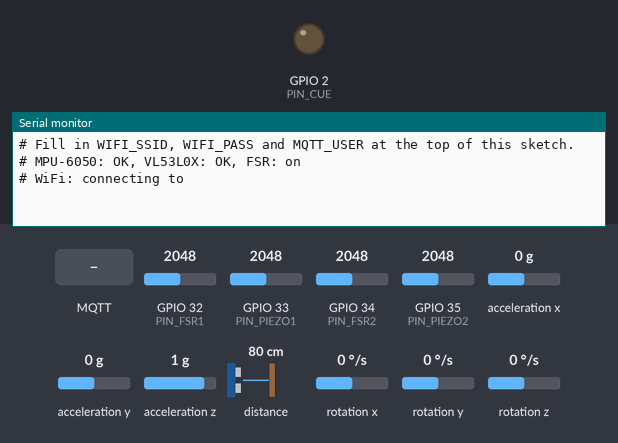
Bench run of a sketch on a simulated ESP32. Parts: output pins drawn as LEDs (lit = HIGH), the last lines printed to the serial monitor. Wiring (inferred from the names in the program): MPU-6050 motion sensor at I2C address 0x68. Inputs (shaded band) come from the test bench; at power-on: GPIO 32 (PIN_FSR1) = 2048, GPIO 33 (PIN_PIEZO1) = 2048, GPIO 34 (PIN_FSR2) = 2048, GPIO 35 (PIN_PIEZO2) = 2048, acceleration x 0 g, acceleration y 0 g, acceleration z 1 g, distance to the obstacle 80 cm, rotation x 0 °/s, rotation y 0 °/s, rotation z 0 °/s. WiFi joins after 1.5 s; servers stay silent unless stated; no MQTT or app messages arrive unless stated.

Above: at 1.6 s.
1.7 s: MQTT message "0" arrives on the first subscribed topic
At 3.0 s:
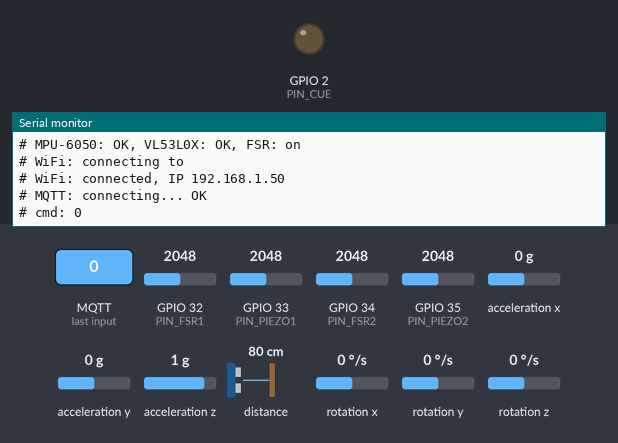
3.5 s: MQTT message "on" arrives on the first subscribed topic
At 4.6 s:
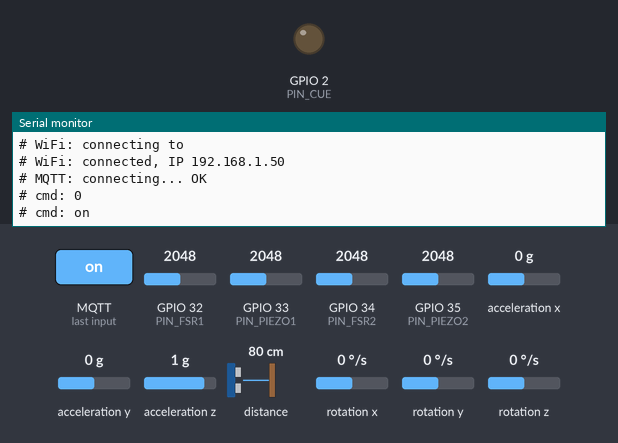
5.0 s: MQTT message "off" arrives on the first subscribed topic
At 5.8 s:
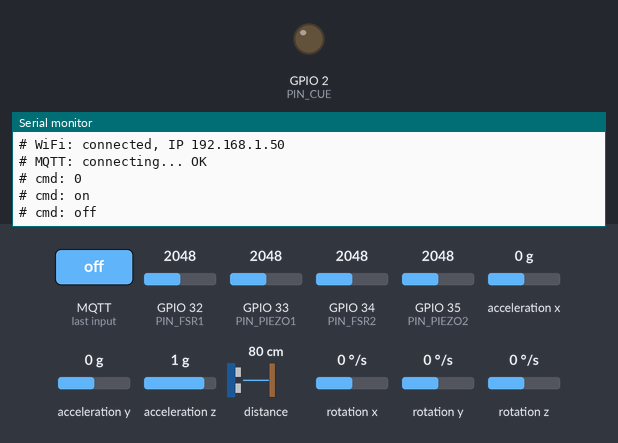

Measured:
- after the input at 1.7 s, the serial monitor: prints a new line after 0.35 s (image 1)
- after the input at 3.5 s, the serial monitor: prints a new line at once (image 2)
- after the input at 5.0 s, the serial monitor: prints a new line at once (image 3)

The sketch:

insole_node.ino
```cpp
// Smart insole, sensor board: reads every sensor 100 times a second and sends the readings to the cloud.
// Needs the libraries "Adafruit_VL53L0X" and "PubSubClient". Serial Monitor at 115200.

#include <WiFi.h>
#include <WiFiClientSecure.h>
#include <PubSubClient.h>
#include <Wire.h>
#include <Adafruit_VL53L0X.h>

// ---- Fill these in ----
#define WIFI_SSID     ""            // phone hotspot name (must be 2.4 GHz)
#define WIFI_PASS     ""            // phone hotspot password
#define MQTT_USER     ""            // flespi token
#define MQTT_PASS     ""            // leave empty

#define MQTT_HOST     "mqtt.flespi.io"
#define MQTT_PORT     8883          // secure port
#define MQTT_USE_TLS  1             // 1 = secure connection
#define DEVICE_ID     "insole-01"   // same name in both sketches

// ---- Pins ----
const int PIN_SDA    = 25;   // motion and distance sensors, data wire
const int PIN_SCL    = 26;   // motion and distance sensors, clock wire
const int PIN_PIEZO1 = 33;   // heel tap sensor
const int PIN_PIEZO2 = 35;   // forefoot tap sensor
const int PIN_FSR1   = 32;   // forefoot pressure sensor
const int PIN_FSR2   = 34;   // heel pressure sensor
const int PIN_CUE    = 2;    // onboard LED, blinks on a cue
const bool USE_FSR   = true; // false = skip the pressure sensors

const uint8_t  MPU_ADDR         = 0x68;
const uint32_t SAMPLE_PERIOD_US = 10000;  // 100 readings a second
const int      BATCH            = 10;     // readings per message

String topicData, topicStatus, topicCmd;

#if MQTT_USE_TLS
WiFiClientSecure net;
#else
WiFiClient net;
#endif
PubSubClient mqtt(net);
Adafruit_VL53L0X tof;
bool mpuOk = false, tofOk = false, streaming = true;
uint16_t lastTof = 0, piezo1Peak = 0, piezo2Peak = 0;
uint32_t seq = 0;

struct Sample { uint32_t t; float ax, ay, az, gx, gy, gz; uint16_t tof, p1, p2; int16_t f1, f2; };
QueueHandle_t sampleQueue;

volatile int cueRemaining = 0;
volatile uint32_t cueMs = 150;
uint32_t cueNext = 0;
bool cueOn = false, ledHold = false;

// ---------------- Sensors ----------------
void mpuWrite(uint8_t reg, uint8_t val) {
  Wire.beginTransmission(MPU_ADDR); Wire.write(reg); Wire.write(val); Wire.endTransmission();
}

bool mpuInit() {
  Wire.beginTransmission(MPU_ADDR);
  if (Wire.endTransmission() != 0) return false;
  mpuWrite(0x6B, 0x00);  // wake up
  mpuWrite(0x1A, 0x03);  // smooth out noise
  mpuWrite(0x1B, 0x10);  // rotation range: 1000 degrees a second
  mpuWrite(0x1C, 0x10);  // acceleration range: 8 g
  return true;
}

bool mpuRead(Sample &s) {
  Wire.beginTransmission(MPU_ADDR); Wire.write(0x3B);
  if (Wire.endTransmission(false) != 0) return false;
  if (Wire.requestFrom(MPU_ADDR, (uint8_t)14) != 14) return false;
  int16_t r[7];
  for (int i = 0; i < 7; i++) r[i] = (Wire.read() << 8) | Wire.read();
  s.ax = r[0] / 4096.0f; s.ay = r[1] / 4096.0f; s.az = r[2] / 4096.0f;
  s.gx = r[4] / 32.8f;   s.gy = r[5] / 32.8f;   s.gz = r[6] / 32.8f;
  return true;
}

void samplingTask(void *) {
  uint32_t nextTick = micros();
  for (;;) {
    uint16_t p1 = analogRead(PIN_PIEZO1), p2 = analogRead(PIN_PIEZO2);
    if (p1 > piezo1Peak) piezo1Peak = p1;
    if (p2 > piezo2Peak) piezo2Peak = p2;
    if (tofOk && tof.isRangeComplete())
      lastTof = tof.readRangeResult();  // take the newest distance without waiting

    // pause 1 ms so WiFi gets time to run
    if ((int32_t)(micros() - nextTick) < 0) { vTaskDelay(1); continue; }
    nextTick += SAMPLE_PERIOD_US;
    if ((int32_t)(micros() - nextTick) > (int32_t)(5 * SAMPLE_PERIOD_US)) nextTick = micros();

    Sample s = {};
    s.t = millis();
    if (mpuOk) mpuRead(s);
    s.tof = lastTof;
    s.p1 = piezo1Peak; s.p2 = piezo2Peak;
    s.f1 = USE_FSR ? (int)analogRead(PIN_FSR1) : -1;
    s.f2 = USE_FSR ? (int)analogRead(PIN_FSR2) : -1;
    piezo1Peak = piezo2Peak = 0;
    xQueueSend(sampleQueue, &s, 0);
  }
}

// ---------------- Commands ----------------
void startCue(int n, uint32_t ms) { cueMs = ms; cueRemaining = n * 2; cueNext = 0; }

void onMessage(char *topic, byte *payload, unsigned int len) {
  String msg; msg.reserve(len);
  for (unsigned int i = 0; i < len; i++) msg += (char)payload[i];
  Serial.printf("# cmd: %s\n", msg.c_str());

  auto intField = [&](const char *key, int def) {
    int k = msg.indexOf(String("\"") + key + "\"");
    if (k < 0) return def;
    int c = msg.indexOf(':', k);
    return c < 0 ? def : (int)msg.substring(c + 1).toInt();
  };
  bool on = msg.indexOf("\"on\":true") >= 0 || msg.indexOf("\"on\": true") >= 0;

  if (msg.indexOf("\"cue\"") >= 0)         startCue(constrain(intField("n", 3), 1, 20), constrain(intField("ms", 150), 20, 2000));
  else if (msg.indexOf("\"led\"") >= 0)    { ledHold = on; digitalWrite(PIN_CUE, on); }
  else if (msg.indexOf("\"stream\"") >= 0) streaming = on;
  else if (msg.indexOf("\"ping\"") >= 0)   mqtt.publish(topicStatus.c_str(), "online", true);
}

void updateCue() {
  if (cueRemaining <= 0) return;
  uint32_t now = millis();
  if (now < cueNext) return;
  cueOn = !cueOn;
  digitalWrite(PIN_CUE, cueOn || ledHold);
  cueRemaining--;
  cueNext = now + cueMs;
  if (cueRemaining == 0) { cueOn = false; digitalWrite(PIN_CUE, ledHold); }
}

// ---------------- Connectivity ----------------
void connectWiFi() {
  // try WiFi without freezing the board; retry every 15 s
  static uint32_t lastBegin = 0;
  static bool trying = false;
  wl_status_t st = WiFi.status();
  if (st == WL_CONNECTED) {
    if (trying) { Serial.printf("# WiFi: connected, IP %s\n", WiFi.localIP().toString().c_str()); trying = false; }
    return;
  }
  if (trying && millis() - lastBegin < 15000) return;
  if (trying) {
    const char *why = st == WL_NO_SSID_AVAIL ? "network not found (5 GHz only? name typo?)"
                    : st == WL_CONNECT_FAILED ? "rejected (wrong password or WPA3-only?)"
                    : "no answer";
    Serial.printf("# WiFi: failed, status %d: %s. Retrying\n", st, why);
  }
  Serial.printf("# WiFi: connecting to %s\n", WIFI_SSID);
  WiFi.disconnect(true);
  delay(100);
  WiFi.mode(WIFI_STA);
  WiFi.begin(WIFI_SSID, WIFI_PASS);
  lastBegin = millis();
  trying = true;
}

void connectMqtt() {
  if (mqtt.connected() || WiFi.status() != WL_CONNECTED) return;
  static uint32_t lastTry = 0;
  if (millis() - lastTry < 2000) return;
  lastTry = millis();
  Serial.print("# MQTT: connecting... ");
  String clientId = String(DEVICE_ID) + "-" + String((uint32_t)ESP.getEfuseMac(), HEX);
  const char *pass = strlen(MQTT_PASS) ? MQTT_PASS : nullptr;  // empty password is sent as none
  if (mqtt.connect(clientId.c_str(), MQTT_USER, pass, topicStatus.c_str(), 1, true, "offline")) {
    Serial.println("OK");
    mqtt.publish(topicStatus.c_str(), "online", true);
    mqtt.subscribe(topicCmd.c_str(), 1);
  } else {
    Serial.printf("failed, state=%d\n", mqtt.state());
  }
}

void setup() {
  Serial.begin(115200);
  delay(300);
  if (!strlen(WIFI_SSID) || !strlen(MQTT_USER))
    Serial.println("# Fill in WIFI_SSID, WIFI_PASS and MQTT_USER at the top of this sketch.");
  pinMode(PIN_CUE, OUTPUT);
  digitalWrite(PIN_CUE, LOW);
  analogSetAttenuation(ADC_11db);

  Wire.begin(PIN_SDA, PIN_SCL);
  Wire.setClock(400000);
  for (int i = 0; i < 5 && !mpuOk; i++) { mpuOk = mpuInit(); if (!mpuOk) delay(200); }
  for (int i = 0; i < 5 && !tofOk; i++) {  // distance sensor can fail on the first boot, so try 5 times
    tofOk = tof.begin(0x29, false, &Wire, Adafruit_VL53L0X::VL53L0X_SENSE_HIGH_SPEED);
    if (!tofOk) delay(200);
  }
  if (tofOk) tof.startRangeContinuous(20);
  Serial.printf("# MPU-6050: %s, VL53L0X: %s, FSR: %s\n",
                mpuOk ? "OK" : "NOT FOUND", tofOk ? "OK" : "NOT FOUND", USE_FSR ? "on" : "off");

  topicData   = String("insole/") + DEVICE_ID + "/data";
  topicStatus = String("insole/") + DEVICE_ID + "/status";
  topicCmd    = String("insole/") + DEVICE_ID + "/cmd";

#if MQTT_USE_TLS
  net.setInsecure();  // secure, but skips the certificate check (demo shortcut)
#endif
  mqtt.setServer(MQTT_HOST, MQTT_PORT);
  mqtt.setCallback(onMessage);
  mqtt.setBufferSize(2048);  // big enough for one message of 10 readings
  mqtt.setKeepAlive(15);

  connectWiFi();

  sampleQueue = xQueueCreate(BATCH * 20, sizeof(Sample));  // holds about 2 s of readings
  xTaskCreatePinnedToCore(samplingTask, "sampling", 4096, nullptr, 2, nullptr, 1);
}

void loop() {
  connectWiFi();
  connectMqtt();
  mqtt.loop();
  updateCue();

  if (uxQueueMessagesWaiting(sampleQueue) < BATCH) { delay(1); return; }

  static char buf[1800];
  int n = snprintf(buf, sizeof(buf), "{\"id\":\"%s\",\"seq\":%lu,\"s\":[", DEVICE_ID, (unsigned long)seq++);
  for (int i = 0; i < BATCH; i++) {
    Sample s;
    xQueueReceive(sampleQueue, &s, 0);
    n += snprintf(buf + n, sizeof(buf) - n, "%s[%lu,%.3f,%.3f,%.3f,%.1f,%.1f,%.1f,%u,%u,%u,%d,%d]",
                  i ? "," : "", (unsigned long)s.t, s.ax, s.ay, s.az, s.gx, s.gy, s.gz,
                  s.tof, s.p1, s.p2, s.f1, s.f2);
  }
  n += snprintf(buf + n, sizeof(buf) - n, "]}");

  if (streaming && mqtt.connected()) mqtt.publish(topicData.c_str(), buf);
}
```
